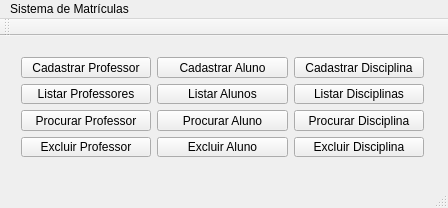
<?xml version="1.0" encoding="UTF-8"?>
<ui version="4.0">
 <class>MainWindow</class>
 <widget class="QMainWindow" name="MainWindow">
  <property name="geometry">
   <rect>
    <x>0</x>
    <y>0</y>
    <width>448</width>
    <height>208</height>
   </rect>
  </property>
  <property name="windowTitle">
   <string>MainWindow</string>
  </property>
  <widget class="QWidget" name="centralWidget">
   <widget class="QWidget" name="">
    <property name="geometry">
     <rect>
      <x>10</x>
      <y>10</y>
      <width>425</width>
      <height>122</height>
     </rect>
    </property>
    <layout class="QHBoxLayout" name="horizontalLayout">
     <item>
      <layout class="QVBoxLayout" name="verticalLayout">
       <item>
        <widget class="QPushButton" name="btn_cadastrar">
         <property name="text">
          <string>Cadastrar Professor</string>
         </property>
        </widget>
       </item>
       <item>
        <widget class="QPushButton" name="btn_listar">
         <property name="text">
          <string>Listar Professores</string>
         </property>
        </widget>
       </item>
       <item>
        <widget class="QPushButton" name="btn_procurar">
         <property name="text">
          <string>Procurar Professor</string>
         </property>
        </widget>
       </item>
       <item>
        <widget class="QPushButton" name="btn_excluir">
         <property name="text">
          <string>Excluir Professor</string>
         </property>
        </widget>
       </item>
      </layout>
     </item>
     <item>
      <layout class="QVBoxLayout" name="verticalLayout_3">
       <item>
        <widget class="QPushButton" name="pushButton">
         <property name="text">
          <string>Cadastrar Aluno</string>
         </property>
        </widget>
       </item>
       <item>
        <widget class="QPushButton" name="pushButton_2">
         <property name="text">
          <string>Listar Alunos</string>
         </property>
        </widget>
       </item>
       <item>
        <widget class="QPushButton" name="pushButton_3">
         <property name="text">
          <string>Procurar Aluno</string>
         </property>
        </widget>
       </item>
       <item>
        <widget class="QPushButton" name="pushButton_4">
         <property name="text">
          <string>Excluir Aluno</string>
         </property>
        </widget>
       </item>
      </layout>
     </item>
     <item>
      <layout class="QVBoxLayout" name="verticalLayout_2">
       <item>
        <widget class="QPushButton" name="btn_cadastro_disciplina">
         <property name="text">
          <string>Cadastrar Disciplina</string>
         </property>
        </widget>
       </item>
       <item>
        <widget class="QPushButton" name="btn_listar_disciplina">
         <property name="text">
          <string>Listar Disciplinas</string>
         </property>
        </widget>
       </item>
       <item>
        <widget class="QPushButton" name="btn_procurar_disciplina">
         <property name="text">
          <string>Procurar Disciplina</string>
         </property>
        </widget>
       </item>
       <item>
        <widget class="QPushButton" name="btn_excluir_disciplina">
         <property name="text">
          <string>Excluir Disciplina</string>
         </property>
        </widget>
       </item>
      </layout>
     </item>
    </layout>
   </widget>
  </widget>
  <widget class="QToolBar" name="mainToolBar">
   <attribute name="toolBarArea">
    <enum>TopToolBarArea</enum>
   </attribute>
   <attribute name="toolBarBreak">
    <bool>false</bool>
   </attribute>
  </widget>
  <widget class="QStatusBar" name="statusBar"/>
  <widget class="QMenuBar" name="menuBar">
   <property name="geometry">
    <rect>
     <x>0</x>
     <y>0</y>
     <width>448</width>
     <height>22</height>
    </rect>
   </property>
   <widget class="QMenu" name="menuSistema_de_Matr_culas">
    <property name="title">
     <string>Sistema de Matrículas</string>
    </property>
   </widget>
   <addaction name="menuSistema_de_Matr_culas"/>
  </widget>
 </widget>
 <layoutdefault spacing="6" margin="11"/>
 <resources/>
 <connections/>
</ui>
